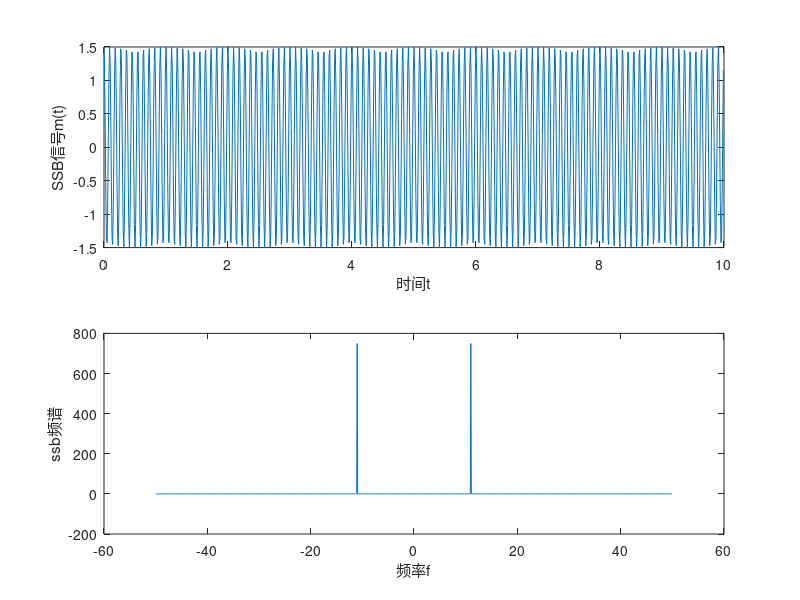

The MATLAB script that drew this image:
clc;
%SSB(单边带调制)，此处保留上边带（uperside band）
Am = 3;
Ac = 6;
fm = 1;
fc = 10;

fs = 100; %采样频率为50Hz
t = 0:1/fs:10-1/fs;
N = length(t);
f = (-N/2:N/2-1)*fs/N; %fs/N为最小频率间隔

m_t = Am*cos(2*pi*fm*t);
mt = imag(hilbert(m_t)); %hilbert返回的是解析信号，即m_t + mt*j,其中mt是m_t的希尔伯特变换

%上边带信号
ssb = 0.5*m_t.*cos(2*pi*fc*t)-0.5*mt.*sin(2*pi*fc*t);
z_ssb = real(fft(ssb));
z_ssb2 = fftshift(z_ssb);

figure('NumberTitle', 'off', 'Name','希尔伯特方法产生SSB信号及其频谱');
subplot(2,1,1);
plot(t,ssb);
xlabel('时间t');
ylabel('SSB信号m(t)');

subplot(2,1,2);
plot(f,z_ssb2);
xlabel('频率f');
ylabel('ssb频谱');

%解调方法同样为相干解调，不做赘述
